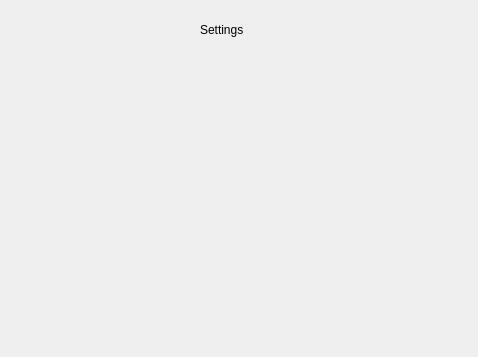
<?xml version="1.0" encoding="UTF-8"?>
<ui version="4.0">
 <class>Settings</class>
 <widget class="QWidget" name="Settings">
  <property name="geometry">
   <rect>
    <x>0</x>
    <y>0</y>
    <width>478</width>
    <height>357</height>
   </rect>
  </property>
  <property name="windowTitle">
   <string>Form</string>
  </property>
  <widget class="QLabel" name="SettingsLabel">
   <property name="geometry">
    <rect>
     <x>200</x>
     <y>20</y>
     <width>63</width>
     <height>20</height>
    </rect>
   </property>
   <property name="text">
    <string>Settings</string>
   </property>
  </widget>
  <widget class="QWidget" name="verticalLayoutWidget">
   <property name="geometry">
    <rect>
     <x>50</x>
     <y>50</y>
     <width>371</width>
     <height>221</height>
    </rect>
   </property>
   <layout class="QVBoxLayout" name="verticalLayout">
    <property name="sizeConstraint">
     <enum>QLayout::SizeConstraint::SetDefaultConstraint</enum>
    </property>
   </layout>
  </widget>
 </widget>
 <resources/>
 <connections/>
</ui>
